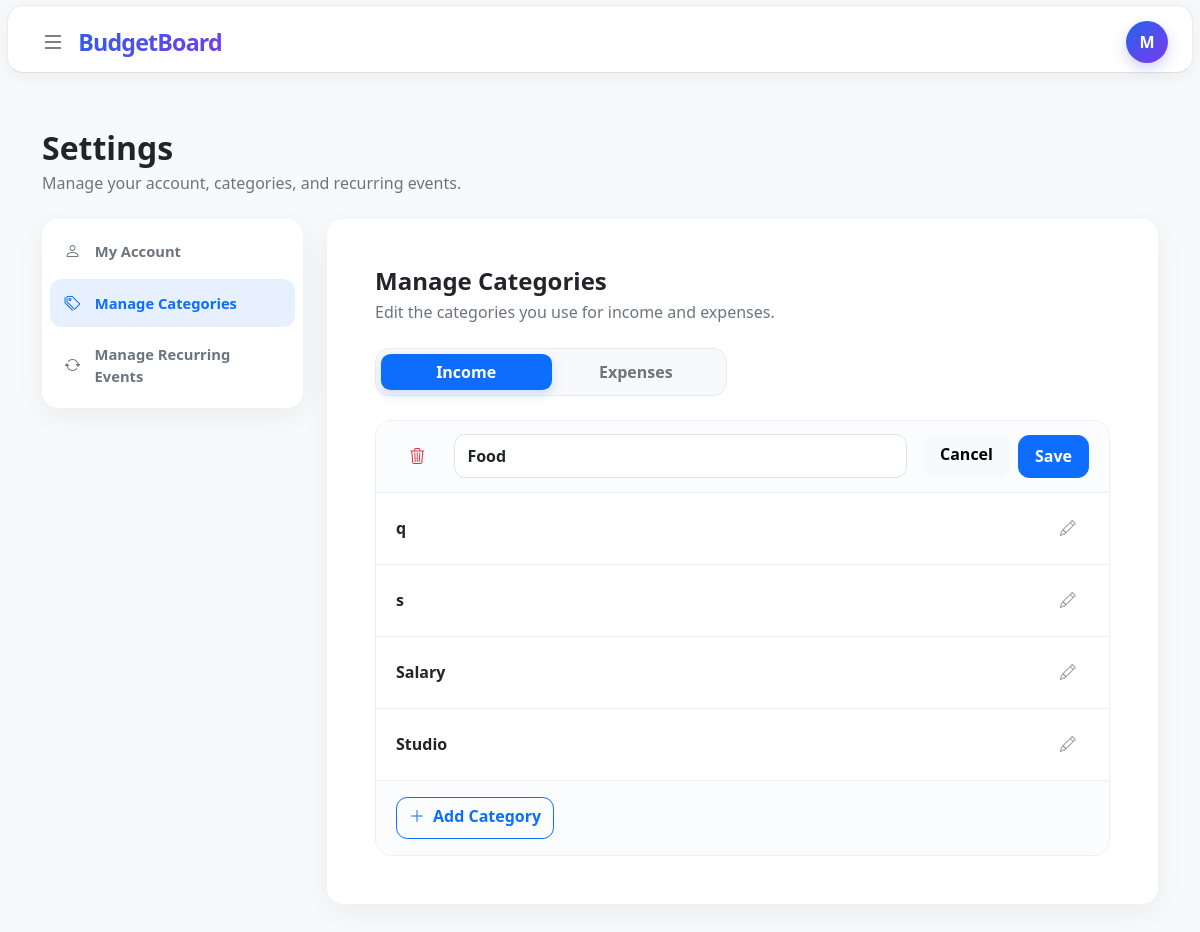
/settings?section=categories&category_type=income&edit_category=2 (signed in), run on the app's committed database.
### tables this page shows
CREATE TABLE categories (
    id INTEGER PRIMARY KEY AUTOINCREMENT,
    user_id INTEGER NOT NULL,
    name TEXT NOT NULL COLLATE NOCASE,
    type TEXT NOT NULL CHECK (
        type IN ('income', 'expense')
    ),
    created_at DATETIME NOT NULL DEFAULT CURRENT_TIMESTAMP,

    FOREIGN KEY (user_id) REFERENCES users(id),
    UNIQUE (user_id, name, type)
);

### app.py (the view, shortened to what this page needs)
@app.route("/settings", methods=["GET", "POST"])
@login_required
def settings():
    user_id = session["user_id"]
    users = db.execute(
        """
        SELECT id, username, time_added
        FROM users
        WHERE id = ?
        LIMIT 1
        """,
        user_id
    )
    if not users:
        session.clear()
        return redirect(url_for("login", _external=True))
    user = users[0]
    try:
        member_since = datetime.fromisoformat(
            user["time_added"]
        ).strftime("%B %Y")
    except (TypeError, ValueError):
        member_since = ""
    categories = load_user_categories(db, user_id)
    income_categories = [
        category
        for category in categories
        if category["type"] == "income"
    ]
    expense_categories = [
        category
        for category in categories
        if category["type"] == "expense"
    ]
    accounts = db.execute(
        """
        SELECT id, name, active
        FROM accounts
        WHERE user_id = ?
        ORDER BY active DESC, name COLLATE NOCASE
        """,
        user_id
    )
    recurrent_events = load_recurrent_events(db, user_id)
    recurrent_income = [
        event
        for event in recurrent_events
        if event["category_type"] == "income"
    ]
    recurrent_expenses = [
        event
        for event in recurrent_events
        if event["category_type"] == "expense"
    ]
    active_section = request.args.get("section", "account")
    if active_section not in {"account", "categories", "recurring"}:
        active_section = "account"
    active_category_type = request.args.get(
        "category_type",
        "income"
    )
    if active_category_type not in {"income", "expense"}:
        active_category_type = "income"
    active_recurring_type = request.args.get(
        "recurring_type",
        "income"
    )
    if active_recurring_type not in {"income", "expense"}:
        active_recurring_type = "income"
    return render_template(
        "settings.html",
        user=user,
        member_since=member_since,
        accounts=accounts,
        income_categories=income_categories,
        expense_categories=expense_categories,
        recurrent_income=recurrent_income,
        recurrent_expenses=recurrent_expenses,
        active_section=active_section,
        active_category_type=active_category_type,
        active_recurring_type=active_recurring_type,
        edit_account=request.args.get("edit") == "account",
        edit_category_id=request.args.get("edit_category", type=int),
        adding_category_type=request.args.get("add_category"),
        edit_recurrent_id=request.args.get("edit_recurrent", type=int)
    )

### helpers.py (called while the page is built)
def login_required(f):
    @wraps(f)
    def decorated_function(*args, **kwargs):
        if session.get("user_id") is None:
            return redirect("/login")
        return f(*args, **kwargs)
    return decorated_function

def usd(value):
    sign = "-" if value < 0 else ""
    return f"{sign}${abs(value):,.2f}"

def load_user_categories(db, user_id):
    return db.execute(
        """
        SELECT id, name, type
        FROM categories
        WHERE user_id = ?
        ORDER BY type, name
        """,
        user_id
    )

def describe_recurrent_schedule(interval_days, day_of_month):
    if day_of_month is not None:
        return f"Monthly on day {day_of_month}"
    interval_days = int(interval_days)
    if interval_days == 7:
        return "Weekly"
    if interval_days == 14:
        return "Every 2 weeks"
    if interval_days == 365:
        return "Yearly"
    return f"Every {interval_days} days"

def recurrent_frequency(interval_days, day_of_month):
    if day_of_month is not None:
        return "monthly"
    interval_days = int(interval_days)
    if interval_days == 7:
        return "weekly"
    if interval_days == 14:
        return "biweekly"
    if interval_days == 365:
        return "yearly"
    return "custom"

### templates/settings.html (shortened to what this page needs)
{% extends "layout.html" %}
{% macro category_list(categories, category_type, edit_category_id, adding_category_type) %}
    <div class="settings-category-list">
        {% for category in categories %}
            {% if edit_category_id == category["id"] %}
                <form class="settings-category-row settings-category-row-editing" action="{{ url_for('settings') }}" method="post">
                    <div class="settings-category-edit-field">
                        <input
                            class="form-control settings-category-input w-100"
                            id="category-name-{{ category['id'] }}"
                            name="category_name"
                            type="text"
                            value="{{ category['name'] }}"
                            maxlength="50"
                            required
                            autofocus
                        >
                    </div>
                    <div class="settings-category-edit-actions">
                        <a
                            class="btn btn-light settings-row-button edit-action-button"
                            href="{{ url_for('settings', section='categories', category_type=category_type) }}"
                        >
                            Cancel
                        </a>
                        <button class="btn btn-primary settings-row-button edit-action-button" name="action" type="submit" value="rename_category">Save</button>
                    </div>
                    <button
                        class="btn settings-category-delete-button"
                        name="action"
                        type="submit"
                        value="delete_category"
                        formnovalidate
                        aria-label="Delete {{ category['name'] }} category"
                    >
                        <i class="bi bi-trash3" aria-hidden="true"></i>
                    </button>
                </form>
            {% else %}
                <div class="settings-category-row">
                    <span class="settings-category-name">{{ category["name"] }}</span>
                    <a
                        class="btn settings-category-edit-button"
                        href="{{ url_for('settings', section='categories', category_type=category_type, edit_category=category['id']) }}"
                        aria-label="Edit {{ category['name'] }} category"
                    >
                        <i class="bi bi-pencil" aria-hidden="true"></i>
                    </a>
                </div>
            {% endif %}
        {% else %}
            <div class="settings-empty-state">
                <i class="bi bi-tags" aria-hidden="true"></i>
                <p class="fw-semibold mb-1">No {{ category_type }} categories</p>
                <p class="small text-secondary mb-0">Add a category to start organizing your transactions.</p>
            </div>
        {% endfor %}
        <div class="settings-category-footer">
            {% if adding_category_type == category_type %}
                <form class="settings-add-category-form" action="{{ url_for('settings') }}" method="post">
                    <input name="category_type" type="hidden" value="{{ category_type }}">
                    <label class="visually-hidden" for="new-{{ category_type }}-category">New category name</label>
                    <input
                        class="form-control settings-category-input"
                        id="new-{{ category_type }}-category"
                        name="category_name"
                        type="text"
                        maxlength="50"
                        placeholder="Category name"
                        required
                        autofocus
                    >
                    <a
                        class="btn btn-light settings-row-button edit-action-button"
                        href="{{ url_for('settings', section='categories', category_type=category_type) }}"
                    >
                        Cancel
                    </a>
                    <button class="btn btn-primary settings-row-button edit-action-button" name="action" type="submit" value="add_category">Save</button>
                </form>
            {% else %}
                <a
                    class="btn btn-outline-primary settings-add-category"
                    href="{{ url_for('settings', section='categories', category_type=category_type, add_category=category_type) }}"
                >
                    <i class="bi bi-plus-lg me-2" aria-hidden="true"></i>Add Category
                </a>
            {% endif %}
        </div>
    </div>
{% endmacro %}
{% block styles %}
    <link rel="stylesheet" href="{{ url_for('static', filename='settings.css') }}">
{% endblock %}
{% block main %}
    <section class="settings-page py-4 py-lg-5">
        <div class="container-xl">
            <header class="mb-4">
                <h1 class="h2 fw-bold mb-1">Settings</h1>
                <p class="text-secondary mb-0">Manage your account, categories, and recurring events.</p>
            </header>
            <div class="row g-4 align-items-start settings-layout">
                <aside class="col-12 col-lg-3 settings-sidebar" aria-label="Settings navigation">
                    <div class="card settings-nav-card border-0">
                        <div class="card-body p-2">
                            <nav class="settings-nav" role="tablist" aria-label="Settings sections">
                                <label class="settings-nav-link" for="settings-account-section" role="tab">
                                    <i class="bi bi-person" aria-hidden="true"></i>
                                    <span>My Account</span>
                                </label>
                                <label class="settings-nav-link" for="settings-categories-section" role="tab">
                                    <i class="bi bi-tags" aria-hidden="true"></i>
                                    <span>Manage Categories</span>
                                </label>
                                <label class="settings-nav-link" for="settings-recurring-section" role="tab">
                                    <i class="bi bi-arrow-repeat" aria-hidden="true"></i>
                                    <span>Manage Recurring Events</span>
                                </label>
                            </nav>
                        </div>
                    </div>
                </aside>
                <div class="col-12 col-lg-9 settings-content">
                    <article class="card settings-card settings-categories-panel border-0" aria-labelledby="categories-heading">
                        <div class="card-body p-4 p-lg-5">
                            <header class="mb-4">
                                <h2 class="h4 fw-bold mb-1" id="categories-heading">Manage Categories</h2>
                                <p class="text-secondary mb-0">Edit the categories you use for income and expenses.</p>
                            </header>
                            <div class="settings-category-switcher">
                                <div class="btn-group settings-category-tabs mb-4" role="tablist" aria-label="Category type">
                                    <label class="btn" for="income-categories" role="tab">Income</label>
                                    <label class="btn" for="expense-categories" role="tab">Expenses</label>
                                </div>
                                <div class="settings-category-panels">
                                    <section class="settings-category-pane income-category-pane" aria-label="Income categories">
                                        {{ category_list(income_categories, "income", edit_category_id, adding_category_type) }}
                                    </section>
                                </div>
                            </div>
                        </div>
                    </article>
                </div>
            </div>
        </div>
    </section>
{% endblock %}

### static/style.css (style rules this page uses)
body { background-color: #f8f9fa; color: #212529; }
.btn.edit-action-button { border-radius: 0.7rem; }

### static/settings.css (style rules this page uses)
.settings-page { min-height: calc(100vh - 72px); background-color: #f8f9fa; }
.settings-nav-card, .settings-card { border-radius: 1rem; background-color: #fff; box-shadow: 0 0.5rem 1.75rem rgba(33, 37, 41, 0.06); }
.settings-nav { display: flex; flex-direction: column; gap: 0.25rem; }
.settings-nav-link { display: flex; min-height: 3rem; align-items: center; gap: 0.75rem; padding: 0.75rem 0.9rem; border-radius: 0.75rem; color: #6c757d; cursor: pointer; font-size: 0.92rem; font-weight: 600; transition: background-color 0.15s ease, color 0.15s ease; }
.settings-nav-link i { width: 1.15rem; font-size: 1rem; }
#settings-account-section:checked ~ .settings-sidebar label[for="settings-account-section"], #settings-categories-section:checked ~ .settings-sidebar label[for="settings-categories-section"], #settings-recurring-section:checked ~ .settings-sidebar label[for="settings-recurring-section"] { background-color: rgba(13, 110, 253, 0.1); color: #0d6efd; }
.settings-account-panel, .settings-categories-panel, .settings-recurring-panel, .settings-category-pane, .settings-recurring-pane { display: none; }
#settings-account-section:checked ~ .settings-content .settings-account-panel, #settings-categories-section:checked ~ .settings-content .settings-categories-panel, #settings-recurring-section:checked ~ .settings-content .settings-recurring-panel, #income-categories:checked ~ .settings-category-panels .income-category-pane, #expense-categories:checked ~ .settings-category-panels .expense-category-pane, #income-recurring:checked ~ .settings-recurring-panels .income-recurring-pane, #expense-recurring:checked ~ .settings-recurring-panels .expense-recurring-pane { display: block; }
.settings-icon-button, .settings-category-edit-button, .settings-category-delete-button, .settings-recurring-delete-button { display: grid; width: 2.65rem; height: 2.65rem; flex: 0 0 2.65rem; padding: 0; place-items: center; border-radius: 0.7rem; }
.settings-icon-button, .settings-category-edit-button { color: #6c757d; }
.settings-form-control, .settings-category-input { min-height: 2.75rem; border-color: #dee2e6; border-radius: 0.7rem; }
.settings-button, .settings-row-button, .settings-add-category { min-height: 2.65rem; border-radius: 0.7rem; font-weight: 600; }
.settings-category-tabs { width: min(100%, 22rem); padding: 0.3rem; border: 1px solid #e9ecef; border-radius: 0.85rem; background-color: #f8f9fa; }
.settings-category-tabs .btn { flex: 1 1 0; border: 0; border-radius: 0.6rem !important; color: #6c757d; font-weight: 600; }
#income-categories:checked ~ .settings-category-tabs label[for="income-categories"], #expense-categories:checked ~ .settings-category-tabs label[for="expense-categories"] { background-color: #0d6efd; color: #fff; box-shadow: 0 0.3rem 0.7rem rgba(13, 110, 253, 0.18); }
.settings-category-list { overflow: hidden; border: 1px solid #edf0f2; border-radius: 1rem; background-color: #fff; }
.settings-category-row { display: flex; min-height: 4.5rem; align-items: center; justify-content: space-between; gap: 1rem; padding: 0.85rem 1.25rem; border-bottom: 1px solid #edf0f2; transition: background-color 0.15s ease; }
.settings-category-name, .settings-category-input { min-width: 0; font-weight: 600; }
.settings-category-edit-button { opacity: 0.72; transition: background-color 0.15s ease, color 0.15s ease, opacity 0.15s ease; }
.settings-category-row-editing { display: grid; grid-template-columns: auto minmax(8rem, 1fr) auto; grid-template-areas: "delete name actions"; background-color: #fbfcfd; }
.settings-category-edit-field { grid-area: name; min-width: 0; }
.settings-category-edit-actions { grid-area: actions; display: flex; align-items: center; gap: 0.5rem; }
.settings-row-button { padding-right: 1rem; padding-left: 1rem; }
.settings-category-delete-button { grid-area: delete; color: #dc3545; }
.settings-category-footer { padding: 1rem 1.25rem; background-color: #fbfcfd; }

### data on the page
categories: category_name "Food"
categories: name "q"
categories: name "s"
categories: name "Salary"
categories: name "Studio"

### other printed values
{{ session.get("username", "U")[0] | upper }} "M"
